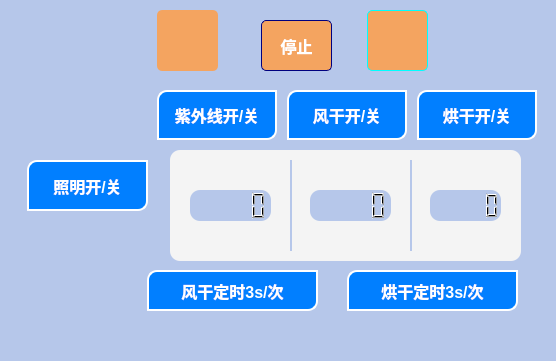
<?xml version="1.0" encoding="UTF-8"?>
<ui version="4.0">
 <class>MainWindow</class>
 <widget class="QMainWindow" name="MainWindow">
  <property name="geometry">
   <rect>
    <x>0</x>
    <y>0</y>
    <width>556</width>
    <height>361</height>
   </rect>
  </property>
  <property name="font">
   <font>
    <pointsize>12</pointsize>
    <weight>75</weight>
    <bold>true</bold>
   </font>
  </property>
  <property name="windowTitle">
   <string>MainWindow</string>
  </property>
  <property name="autoFillBackground">
   <bool>false</bool>
  </property>
  <property name="styleSheet">
   <string notr="true">QWidget {
    background-color: rgb(182,199,234); /* 浅蓝色背景 */
border-radius: 10px;       /* 设置MainWindow的圆角半径为10px */
}
</string>
  </property>
  <widget class="QWidget" name="centralwidget">
   <widget class="QPushButton" name="upButton">
    <property name="geometry">
     <rect>
      <x>157</x>
      <y>10</y>
      <width>61</width>
      <height>61</height>
     </rect>
    </property>
    <property name="styleSheet">
     <string notr="true">QPushButton {
    background-color: #F4A460; /* 沙棕色背景 */
    color: white;
    border-radius: 5px;
    padding: 5px;
}

QLabel {
    color: red; /* 红色字体 */
    font-size: 20px;
    font-weight: bold;
}
</string>
    </property>
    <property name="text">
     <string/>
    </property>
   </widget>
   <widget class="QPushButton" name="pauseButton">
    <property name="geometry">
     <rect>
      <x>261</x>
      <y>20</y>
      <width>71</width>
      <height>51</height>
     </rect>
    </property>
    <property name="font">
     <font>
      <pointsize>12</pointsize>
      <weight>75</weight>
      <bold>true</bold>
     </font>
    </property>
    <property name="styleSheet">
     <string notr="true">QPushButton {
    background-color: #F4A460; /* 沙棕色背景 */
    color: white;
    border: 1px solid rgb(0, 0, 127);
    border-radius: 5px;
    padding: 5px;
}

QLabel {
    color: red; /* 红色字体 */
    font-size: 20px;
    font-weight: bold;
}
</string>
    </property>
    <property name="text">
     <string>停止</string>
    </property>
   </widget>
   <widget class="QPushButton" name="downButton">
    <property name="geometry">
     <rect>
      <x>367</x>
      <y>10</y>
      <width>61</width>
      <height>61</height>
     </rect>
    </property>
    <property name="styleSheet">
     <string notr="true">QPushButton {
    background-color: #F4A460; /* 沙棕色背景 */
    color: white;
    border: 1px solid rgb(0, 255, 255);
    border-radius: 5px;
    padding: 5px;
}

QLabel {
    color: red; /* 红色字体 */
    font-size: 20px;
    font-weight: bold;
}
</string>
    </property>
    <property name="text">
     <string/>
    </property>
   </widget>
   <widget class="QPushButton" name="lightButton">
    <property name="geometry">
     <rect>
      <x>27</x>
      <y>160</y>
      <width>121</width>
      <height>51</height>
     </rect>
    </property>
    <property name="font">
     <font>
      <pointsize>12</pointsize>
      <weight>75</weight>
      <bold>true</bold>
     </font>
    </property>
    <property name="styleSheet">
     <string notr="true">QPushButton {
background-color: rgb(1, 127, 255); /* 背景颜色 */
    color: white;                      /* 字体颜色 */
    border: 2px solid white;           /* 边框颜色设置为白色 */
    border-top-left-radius: 10px;      /* 左上角圆角 */
    border-bottom-right-radius: 10px;  /* 右下角圆角 */
    border-top-right-radius: 0px;      /* 右上角直角 */
    border-bottom-left-radius: 0px;    /* 左下角直角 */
    padding: 5px;                      /* 内边距 */

}


QLabel {
    color: red; /* 红色字体 */
    font-size: 20px;
    font-weight: bold;
}
</string>
    </property>
    <property name="text">
     <string>照明开/关</string>
    </property>
   </widget>
   <widget class="QPushButton" name="uvButton">
    <property name="geometry">
     <rect>
      <x>157</x>
      <y>90</y>
      <width>120</width>
      <height>50</height>
     </rect>
    </property>
    <property name="font">
     <font>
      <pointsize>12</pointsize>
      <weight>75</weight>
      <bold>true</bold>
     </font>
    </property>
    <property name="styleSheet">
     <string notr="true">QPushButton {
background-color: rgb(1, 127, 255); /* 背景颜色 */
    color: white;                      /* 字体颜色 */
    border: 2px solid white;           /* 边框颜色设置为白色 */
    border-top-left-radius: 10px;      /* 左上角圆角 */
    border-bottom-right-radius: 10px;  /* 右下角圆角 */
    border-top-right-radius: 0px;      /* 右上角直角 */
    border-bottom-left-radius: 0px;    /* 左下角直角 */
    padding: 5px;                      /* 内边距 */
}


QLabel {
    color: red; /* 红色字体 */
    font-size: 20px;
    font-weight: bold;
}
</string>
    </property>
    <property name="text">
     <string>紫外线开/关</string>
    </property>
   </widget>
   <widget class="QPushButton" name="windButton">
    <property name="geometry">
     <rect>
      <x>287</x>
      <y>90</y>
      <width>120</width>
      <height>50</height>
     </rect>
    </property>
    <property name="font">
     <font>
      <pointsize>12</pointsize>
      <weight>75</weight>
      <bold>true</bold>
     </font>
    </property>
    <property name="styleSheet">
     <string notr="true">QPushButton {
background-color: rgb(1, 127, 255); /* 背景颜色 */
    color: white;                      /* 字体颜色 */
    border: 2px solid white;           /* 边框颜色设置为白色 */
    border-top-left-radius: 10px;      /* 左上角圆角 */
    border-bottom-right-radius: 10px;  /* 右下角圆角 */
    border-top-right-radius: 0px;      /* 右上角直角 */
    border-bottom-left-radius: 0px;    /* 左下角直角 */
    padding: 5px;                      /* 内边距 */
}


QLabel {
    color: red; /* 红色字体 */
    font-size: 20px;
    font-weight: bold;
}
</string>
    </property>
    <property name="text">
     <string>风干开/关</string>
    </property>
   </widget>
   <widget class="QPushButton" name="dryButton">
    <property name="geometry">
     <rect>
      <x>417</x>
      <y>90</y>
      <width>120</width>
      <height>50</height>
     </rect>
    </property>
    <property name="font">
     <font>
      <pointsize>12</pointsize>
      <weight>75</weight>
      <bold>true</bold>
     </font>
    </property>
    <property name="styleSheet">
     <string notr="true">QPushButton {
background-color: rgb(1, 127, 255); /* 背景颜色 */
    color: white;                      /* 字体颜色 */
    border: 2px solid white;           /* 边框颜色设置为白色 */
    border-top-left-radius: 10px;      /* 左上角圆角 */
    border-bottom-right-radius: 10px;  /* 右下角圆角 */
    border-top-right-radius: 0px;      /* 右上角直角 */
    border-bottom-left-radius: 0px;    /* 左下角直角 */
    padding: 5px;                      /* 内边距 */
}


QLabel {
    color: red; /* 红色字体 */
    font-size: 20px;
    font-weight: bold;
}
</string>
    </property>
    <property name="text">
     <string>烘干开/关</string>
    </property>
   </widget>
   <widget class="QPushButton" name="windButtonTimer">
    <property name="geometry">
     <rect>
      <x>147</x>
      <y>270</y>
      <width>171</width>
      <height>41</height>
     </rect>
    </property>
    <property name="font">
     <font>
      <pointsize>12</pointsize>
      <weight>75</weight>
      <bold>true</bold>
     </font>
    </property>
    <property name="styleSheet">
     <string notr="true">QPushButton {
background-color: rgb(1, 127, 255); /* 背景颜色 */
    color: white;                      /* 字体颜色 */
    border: 2px solid white;           /* 边框颜色设置为白色 */
    border-top-left-radius: 10px;      /* 左上角圆角 */
    border-bottom-right-radius: 10px;  /* 右下角圆角 */
    border-top-right-radius: 0px;      /* 右上角直角 */
    border-bottom-left-radius: 0px;    /* 左下角直角 */
    padding: 5px;                      /* 内边距 */
}


QLabel {
    color: red; /* 红色字体 */
    font-size: 20px;
    font-weight: bold;
}
</string>
    </property>
    <property name="text">
     <string>风干定时3s/次</string>
    </property>
   </widget>
   <widget class="QPushButton" name="dryButtonTimer">
    <property name="geometry">
     <rect>
      <x>347</x>
      <y>270</y>
      <width>171</width>
      <height>41</height>
     </rect>
    </property>
    <property name="font">
     <font>
      <pointsize>12</pointsize>
      <weight>75</weight>
      <bold>true</bold>
     </font>
    </property>
    <property name="styleSheet">
     <string notr="true">QPushButton {
background-color: rgb(1, 127, 255); /* 背景颜色 */
    color: white;                      /* 字体颜色 */
    border: 2px solid white;           /* 边框颜色设置为白色 */
    border-top-left-radius: 10px;      /* 左上角圆角 */
    border-bottom-right-radius: 10px;  /* 右下角圆角 */
    border-top-right-radius: 0px;      /* 右上角直角 */
    border-bottom-left-radius: 0px;    /* 左下角直角 */
    padding: 5px;                      /* 内边距 */
}


QLabel {
    color: red; /* 红色字体 */
    font-size: 20px;
    font-weight: bold;
}
</string>
    </property>
    <property name="text">
     <string>烘干定时3s/次</string>
    </property>
   </widget>
   <widget class="QLabel" name="backgroundlabel">
    <property name="geometry">
     <rect>
      <x>170</x>
      <y>150</y>
      <width>351</width>
      <height>111</height>
     </rect>
    </property>
    <property name="styleSheet">
     <string notr="true">QWidget {
    background-color: #f4f4f4; /* 浅蓝色背景 */ 
}</string>
    </property>
    <property name="text">
     <string/>
    </property>
   </widget>
   <widget class="Line" name="line">
    <property name="geometry">
     <rect>
      <x>290</x>
      <y>160</y>
      <width>2</width>
      <height>91</height>
     </rect>
    </property>
    <property name="orientation">
     <enum>Qt::Vertical</enum>
    </property>
   </widget>
   <widget class="Line" name="line_2">
    <property name="geometry">
     <rect>
      <x>410</x>
      <y>160</y>
      <width>2</width>
      <height>91</height>
     </rect>
    </property>
    <property name="orientation">
     <enum>Qt::Vertical</enum>
    </property>
   </widget>
   <widget class="QLCDNumber" name="uvLcd">
    <property name="geometry">
     <rect>
      <x>190</x>
      <y>190</y>
      <width>81</width>
      <height>31</height>
     </rect>
    </property>
    <property name="styleSheet">
     <string notr="true">QLcd {
    color: black; /* 红色字体 */
    font-size: 30px;
    font-weight: bold;
}</string>
    </property>
   </widget>
   <widget class="QLCDNumber" name="windLcd">
    <property name="geometry">
     <rect>
      <x>310</x>
      <y>190</y>
      <width>81</width>
      <height>31</height>
     </rect>
    </property>
    <property name="styleSheet">
     <string notr="true">QLcd {
    color: black; /* 红色字体 */
    font-size: 30px;
    font-weight: bold;
}</string>
    </property>
   </widget>
   <widget class="QLCDNumber" name="dryLcd">
    <property name="geometry">
     <rect>
      <x>430</x>
      <y>190</y>
      <width>71</width>
      <height>31</height>
     </rect>
    </property>
    <property name="styleSheet">
     <string notr="true">QLcd {
    color: black; /* 红色字体 */
    font-size: 30px;
    font-weight: bold;
}</string>
    </property>
   </widget>
   <zorder>backgroundlabel</zorder>
   <zorder>upButton</zorder>
   <zorder>pauseButton</zorder>
   <zorder>downButton</zorder>
   <zorder>lightButton</zorder>
   <zorder>uvButton</zorder>
   <zorder>windButton</zorder>
   <zorder>dryButton</zorder>
   <zorder>windButtonTimer</zorder>
   <zorder>dryButtonTimer</zorder>
   <zorder>line</zorder>
   <zorder>line_2</zorder>
   <zorder>uvLcd</zorder>
   <zorder>windLcd</zorder>
   <zorder>dryLcd</zorder>
  </widget>
  <widget class="QMenuBar" name="menubar">
   <property name="geometry">
    <rect>
     <x>0</x>
     <y>0</y>
     <width>556</width>
     <height>21</height>
    </rect>
   </property>
  </widget>
  <widget class="QStatusBar" name="statusbar"/>
 </widget>
 <resources/>
 <connections/>
</ui>
